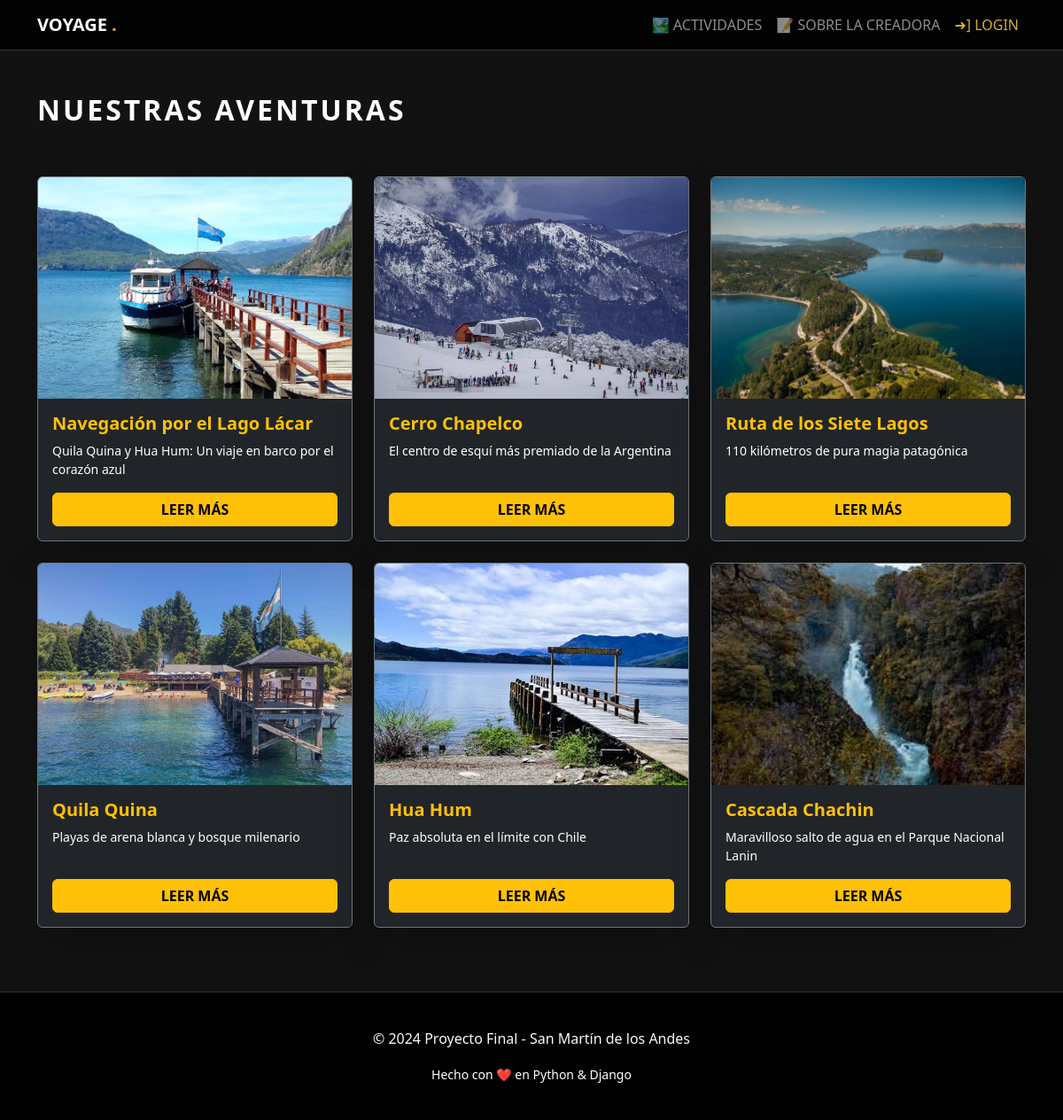
The page /pages/ on the database its author committed.
### pages/models.py (models this page shows, shortened)
class Blog(models.Model):
    titulo = models.CharField(max_length=200)
    subtitulo = models.CharField(max_length=200)
    cuerpo = models.TextField()
    autor = models.ForeignKey(User, on_delete=models.CASCADE)
    fecha = models.DateTimeField(auto_now_add=True)
    imagen = models.ImageField(upload_to='blogs/')
    DIFICULTAD_CHOICES = [
        ('Baja', 'Baja'),
        ('Media', 'Media'),
        ('Alta', 'Alta'),
        ('N/A', 'No aplica'),
    ]
    dificultad = models.CharField(max_length=10, choices=DIFICULTAD_CHOICES, default='Baja')
    duracion = models.CharField(max_length=50, blank=True, help_text="Ej: 2 horas, Medio día")
    transporte = models.CharField(max_length=100, blank=True, help_text="Ej: Auto, Barco, 4x4")
    mejor_epoca = models.CharField(max_length=100, blank=True, help_text="Ej: Verano, Todo el año, Invierno") # <--- NUEVO
    requisitos = models.TextField(blank=True, help_text="Ej: Permiso de Parques, calzado técnico, entrada paga") # <--- NUEVO
    servicios = models.CharField(max_length=200, blank=True, help_text="Ej: Baños, WiFi, Parador")
    tips = models.TextField(blank=True, help_text="Consejos personales del autor")

### pages/views.py (the view)
# urls.py: path('pages/', views.BlogListView.as_view(), name='pages'),
class BlogListView(ListView):
    model = Blog
    template_name = 'pages/blog_list.html'
    context_object_name = 'blogs'

### pages/templates/pages/blog_list.html (shortened to what this page needs)
{% extends 'pages/base.html' %}
{% block content %}
<div class="container py-5">
    <div class="d-flex justify-content-between align-items-center mb-5">
        <h2 class="fw-bold text-white text-uppercase" style="letter-spacing: 3px;">Nuestras Aventuras</h2>
    </div>
    <div class="row">
        {% for blog in blogs %}
        <div class="col-md-4 mb-4">
            <div class="card bg-dark text-white border-secondary h-100 shadow-lg">
                {% if blog.imagen %}
                    <img src="{{ blog.imagen.url }}" class="card-img-top" style="height: 250px; object-fit: cover;">
                {% endif %}
                <div class="card-body d-flex flex-column">
                    <h5 class="card-title fw-bold text-warning">{{ blog.titulo }}</h5>
                    <p class="card-text small">{{ blog.subtitulo }}</p>
                    <a href="{% url 'blog_detail' blog.id %}" class="btn btn-warning mt-auto fw-bold">LEER MÁS</a>
                </div>
            </div>
        </div>
        {% empty %}
        <div class="col-12 text-center py-5">
            <h3 class="text-muted">No hay páginas aún.</h3>
        </div>
        {% endfor %}
    </div>
</div>
{% endblock %}

### pages/templates/pages/base.html (shortened to what this page needs)
<!DOCTYPE html>
<html lang="es">
<head>
    <link href="https://cdn.jsdelivr.net/npm/bootstrap@5.3.0/dist/css/bootstrap.min.css" rel="stylesheet">
</head>
<body>
    <nav class="navbar navbar-expand-lg navbar-dark sticky-top">
        <div class="container">
            <a class="navbar-brand fw-bold" href="{% url 'home' %}">VOYAGE <span style="color:#d4af37">.</span></a>
            <div class="navbar-nav ms-auto align-items-center">
            <a class="nav-link" href="{% url 'pages' %}">🏞️ ACTIVIDADES</a>
            <a class="nav-link" href="{% url 'about' %}">📝 SOBRE LA CREADORA</a>
            {% if user.is_authenticated %}
                <a class="nav-link fw-bold" href="{% url 'inbox' %}">💬 MENSAJES</a>
                <a class="nav-link fw-bold" href="{% url 'profile' %}">
                    👤 MI PERFIL
                </a>
                <form action="{% url 'logout' %}" method="post" style="display:inline;" class="ms-2">
                    {% csrf_token %}
                    <button type="submit" class="btn btn-link nav-link" style="text-decoration: none; color:  #d4af37;"> ➜] SALIR</button>
                </form>
            {% else %}
                <a class="nav-link" href="{% url 'login' %}" style="color: #d4af37;">➜] LOGIN</a>
            {% endif %}
                </div>
            </div>
    </nav>
    {% block content %}{% endblock %}
    <footer>
        <div class="container text-center">
            <p class="text-light">© 2024 Proyecto Final - San Martín de los Andes</p>
            <div class="mt-3">
                <small>Hecho con ❤️ en Python & Django</small>
            </div>
        </div>
    </footer>
</body>
</html>

### pages/templates/pages/base.html (style rules this page uses)
body { background-color: #121212; color: #ffffff; font-family: 'Segoe UI', sans-serif; }
.navbar { background-color: rgba(0,0,0,0.9) !important; border-bottom: 1px solid #333; }
footer { background-color: #000; padding: 40px 0; border-top: 1px solid #333; }

### rows shown on the page
Blog: imagen (picture), titulo "Navegación por el Lago Lácar", subtitulo "Quila Quina y Hua Hum: Un viaje en barco por el corazón azul"
Blog: imagen (picture), titulo "Cerro Chapelco", subtitulo "El centro de esquí más premiado de la Argentina"
Blog: imagen (picture), titulo "Ruta de los Siete Lagos", subtitulo "110 kilómetros de pura magia patagónica"
Blog: imagen (picture), titulo "Quila Quina", subtitulo "Playas de arena blanca y bosque milenario"
Blog: imagen (picture), titulo "Hua Hum", subtitulo "Paz absoluta en el límite con Chile"
Blog: imagen (picture), titulo "Cascada Chachin", subtitulo "Maravilloso salto de agua en el Parque Nacional Lanin"
